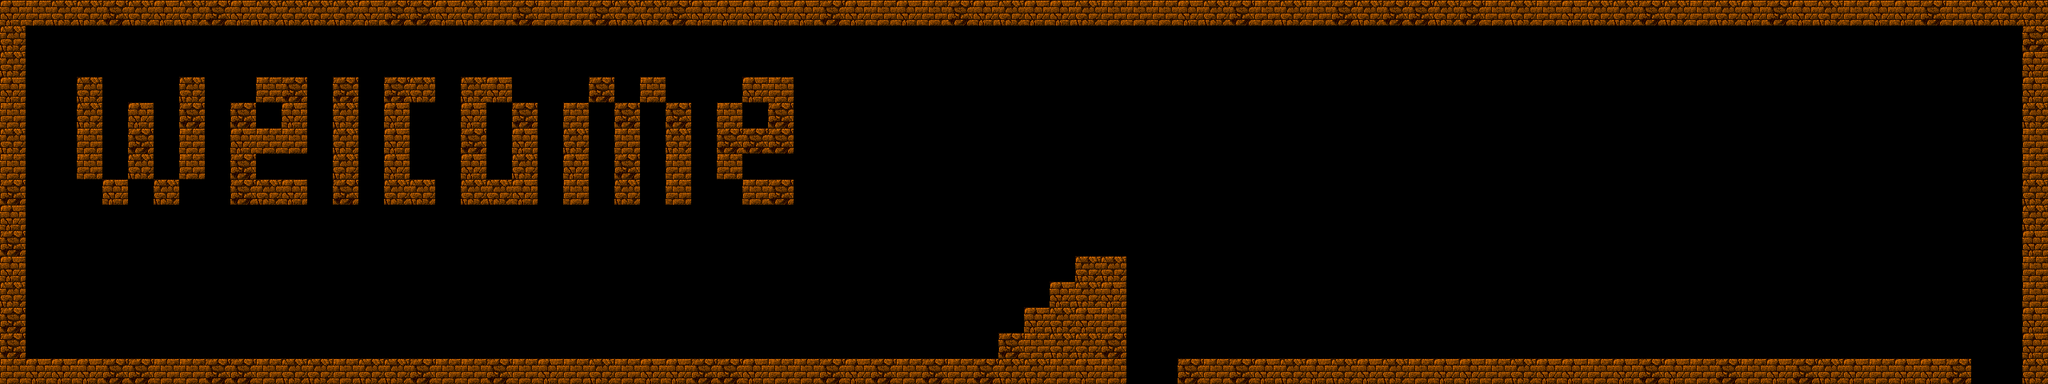

Tiled map render using the project's own tile images. Description and the map definition, with tile-layer contents summarised, below:
An orthogonal 80x15 tile map with 32x32 px tiles, 1 tile layer (Tile Layer 1).

<map version="1.0" orientation="orthogonal" width="80" height="15" tilewidth="32" tileheight="32">
 <tileset firstgid="1" name="images1" tilewidth="32" tileheight="32" spacing="1" margin="1">
  <image source="images1.png" width="256" height="128" />
 </tileset>
 <layer name="Tile Layer 1" width="80" height="15">
  <data>[1200 cells, 1200 non-empty, 5 distinct tile ids]</data>
 </layer>
</map>
